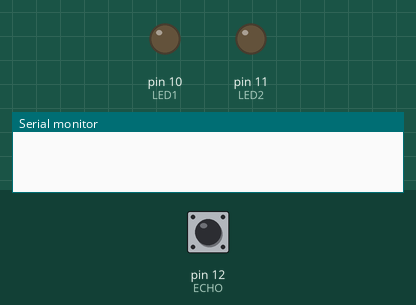
Simulated run of this sketch. Board: Arduino Uno, built with avr-gcc and run on an emulated ATmega328P. Parts: output pins drawn as LEDs (lit = HIGH), the last lines printed to the serial monitor. The inputs (shaded band) are chosen by the test bench; at power-on: pin 12 (ECHO) LOW. Pins used as bus, display or sensor lines are not drawn.

Above: at 0.1 s.
At 1.2 s:
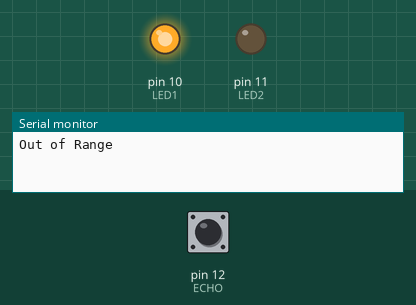
1.3 s: pin 12 (ECHO) pulsed HIGH 2 times (0.12 s each, 0.3 s apart)
At 2.3 s:
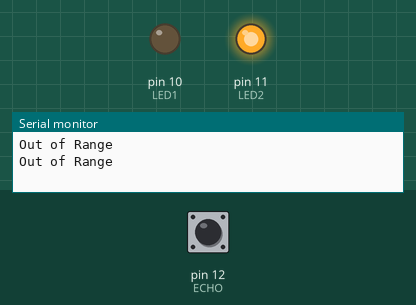
Timing chart, 0 to 4.7 s (numbered marks = the images above; inputs shaded):
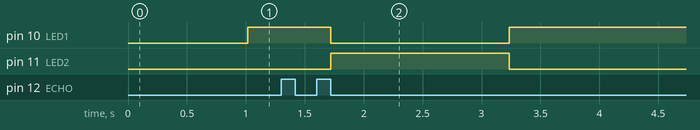

Measured:
- after the input at 1.3 s, pin 10 (LED1): HIGH → LOW after 0.42 s, → HIGH 1.5 s later; pin 11 (LED2): LOW → HIGH after 0.42 s, → LOW 1.5 s later

The sketch:

HC_SR04_TEST.ino
```cpp
/*John Lewis
 * HC-SR04 Distance sensor
 * This will test the distance sensor to make sure it is working
 * properly before we move onto systems integration in our proto
 * -type.
 * 10/14/2015
 */


 const int TRIG = 13; //Sets TRIG = 13
 const int ECHO = 12; //Sets ECHO = 12
 const int LED2 = 11;//Sets LED2 = 11
 const int LED1 = 10;//Sets LED1 =10

 void setup(){
  Serial.begin(9600);//open serial port to send data to pc at 9600
                    //bits per second
  pinMode(TRIG,OUTPUT);//sets pin 13 to be an output
  pinMode(ECHO,INPUT);//sets pin 12 to be an input
  pinMode(LED2,OUTPUT);//Sets pin 11 to be an output
  pinMode(LED1,OUTPUT);//Sets pin 10 to be an input
 }


void loop(){
  digitalWrite(TRIG, LOW); //Turn Off TRIG to begin
  delay(5);               //give break between on and off
  digitalWrite(TRIG,HIGH);//turn on TRIG
  delay(10);              //longer break
  digitalWrite(TRIG,LOW); //Turn off TRIG

  long dist,dur; //create longs "dist(distance)" an dur(Duration)
  dur = pulseIn(ECHO, HIGH); //Turn on ECHO
  dist = (dur/2)/29.1; // calculate distance (cm)

  if(dist <4) { //if distance is too close
    digitalWrite(LED1,HIGH); // Turn LED1 on
    digitalWrite(LED2,LOW); // Turn LED2 off
  }else { //If distance is not too close
    digitalWrite(LED1, LOW); //Turn LED1 off
    digitalWrite(LED2, HIGH);//Turn LED2 on
  }
  if(dist >= 200 ||dist <=0){
    Serial.println("Out of Range");  //if distance is more than
                                    //200cm it is out of range
  }else {
    Serial.print(dist); //display distance if not out of range
    Serial.println("cm"); // put out centimeter suffix
  }
  delay(500); // half second reset
}
```
